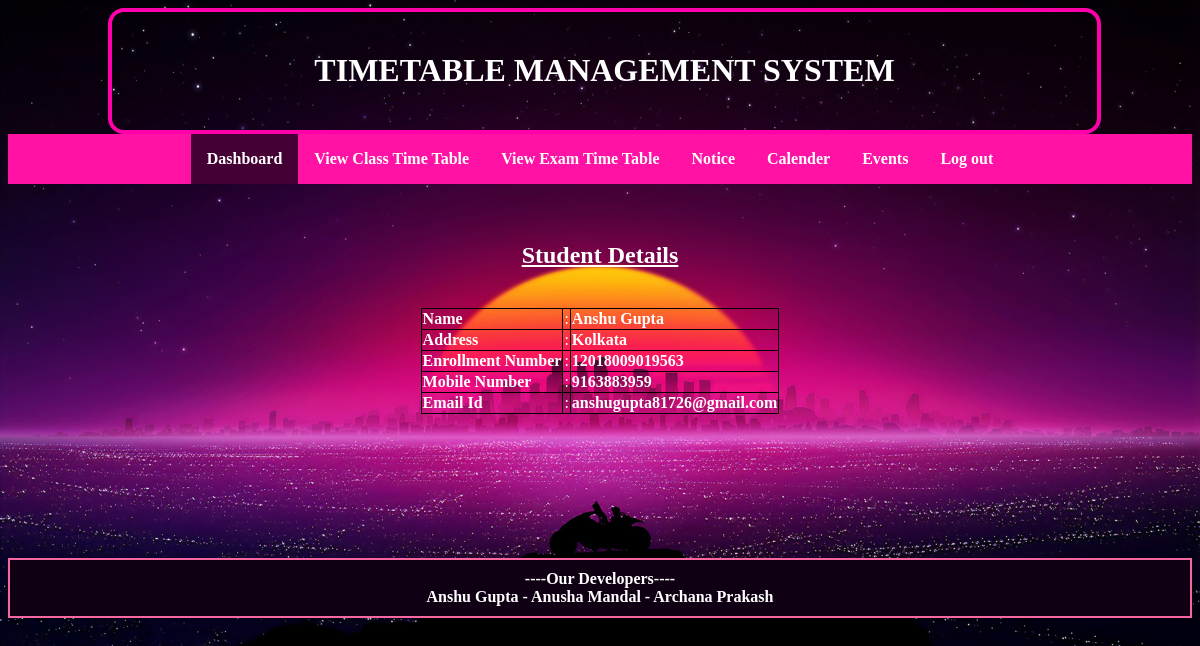
The app's page /student.php (signed in) with its own data.
### tables this page shows
CREATE TABLE `cse` (
  `u_id` int(10) NOT NULL,
  `name` varchar(50) NOT NULL,
  `address` varchar(20) NOT NULL,
  `Email` varchar(50) NOT NULL,
  `mobile_no` bigint(20) DEFAULT NULL,
  `enrollment_no` bigint(20) DEFAULT NULL
);

### student.php (the view, shortened to what this page needs)
<?php
include_once('loginconnection.php');
$queryy="SELECT * FROM cse";
$resultt=mysqli_query($conn,$queryy);
while($userr=mysqli_fetch_object($resultt))
{
    if($userr->enrollment_no == $_SESSION['enrollment'])
    {
        $name=$userr->name;
        $address=$userr->address;
        $email=$userr->Email;
        $mobile=$userr->mobile_no;
     }
}
?>
<!DOCTYPE html>
<html>
    <head>
        <link rel="stylesheet" href="department.css">
    </head>
    <body>
            <header class="header_style flex justify-centre">
                <h1>TIMETABLE MANAGEMENT SYSTEM</h1>
            </header>
            <nav>
                <div class="navbar shadow">
                    <div class="container flex justify-centre">
                        <a href="student.php" class="active"><b>Dashboard</b></a>
                        <a href="studclasstt.php"><b>View Class Time Table</b></a>
                        <a href="studexamtt.php"><b>View Exam Time Table</b></a>
                        <a href="studnotice.php"><b>Notice</b></a>
                        <a href="studholiday.php"><b>Calender</b></a>
                        <a href="studevent.php"><b>Events</b></a>
                        <a href="index.php"><b>Log out</b></a>
                    </div>
                </div>
            </nav>
            <nav>
                <div class="navbar box">
                    <br>
                    <h1><u>Student Details</u></h1>
                </div>
            </nav>
            <div >
                        <table class="tablec" align="center" border="black solid">
                            <tr>
                            <td><b>Name</b></td>
                            <td>:</td>
                            <td><b><?php echo $name;?></b></td>
                            </tr>
                            <tr>
                            <td><b>Address</b></td>
                            <td>:</td>
                            <td><b><?php echo $address;?></b></td>
                            </tr>
                            <tr>
                            <td><b>Enrollment Number</b></td>
                            <td>:</td>
                            <td><b><?php echo $_SESSION['enrollment'];?></b></td>
                            </tr>
                            <tr>
                            <td><b>Mobile Number</b></td>
                            <td>:</td>
                            <td><b><?php echo $mobile;?></b></td>
                            </tr>
                            <tr>
                            <td><b>Email Id</b></td>
                            <td>:</td>
                            <td><b><?php echo $email;?></b></td>
                            </tr>
                     </table>
                    </div>
                    <div>
               <br>
               <br>
               <br>
               <br>
               <br>
               <br>
               <br>
               <br>
             <footer id="footer">
                <b>----Our Developers----</b>
                <br>
                <b>Anshu Gupta - Anusha Mandal - Archana Prakash</b>
            </footer>
    </body>
</html>

### department.css (style rules this page uses)
* body { color: white; font-family: "Times New Roman", Times, serif; background-image: linear-gradient(red,orange,yellow,rgb(4, 218, 4),blue,rgb(122, 7, 204),rgb(250, 6, 250)); background-image: url("aaaa.jpg"); background-repeat: no-repeat; background-size: cover; }
.container { width: 100%; margin:auto; padding:o 15px; }
.header_style { padding: 0.5cm; margin-top:0 auto 0 auto; width:80%; height: 10%; border:4px rgb(255, 0, 170) solid; border-radius: 1rem; text-align:center; margin-left:100px; color: white; }
.flex { display: flex; }
.justify-centre { justify-content: center; }
nav .navbar a { text-decoration: none; color: white; font-size: 1rem; font:bold; padding: 1rem 1rem; }
nav .navbar a.active { background: rgb(68, 0, 53); }
.shadow { position: relative; background:rgb(255, 18, 164); }
.box { text-align:center; padding:20px; margin:auto; }
.tablec { border: 1px solid black; border-collapse:collapse; }
#footer { padding:10px; text-align:center; background-color: rgb(16, 0, 20); border: 2px rgb(248, 103, 159) solid; }

### records on screen
cse: name "Anshu Gupta", address "Kolkata", mobile_no "9163883959", Email "anshugupta81726@gmail.com"

### other values on screen
$_SESSION['enrollment'] "12018009019563"
